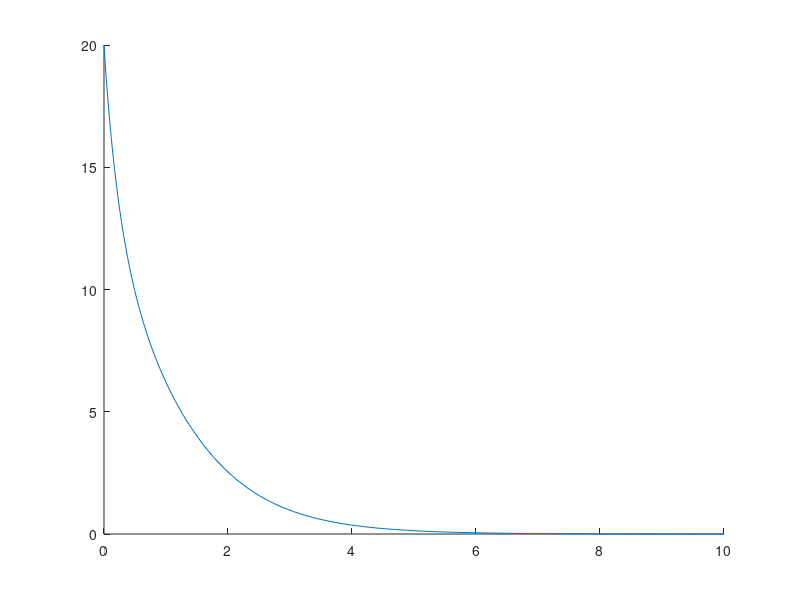

MATLAB code to generate this figure:
function [t, x, y, vx, vy] = problem_4()
%% Solves the equation of motions for a projectile with air drag

m=0.01; % the mass of the projectile in kg
g=9.8; % the acceleration due to gravity
c=0.1;
    function fvec = projectile_forces(x, y)
        % it is crucial to move from the ODE notation to the human notation 
        vx=y(1);
        vy=y(2);
        v=sqrt(vx^2+vy^2); % the speed value

        fvec(1) = -c*sqrt(vx^2 + vy^2)* vx;
        fvec(2) = - g -c*sqrt(vx^2 + vy^2) * vy;
        fvec=fvec.';
    end

tspan=[0, 10];


y0(1) = 20;
y0(2) = 0;%v0*cos(theta);


[t, ysol] = ode45(@projectile_forces, tspan, y0);

vx = ysol(:,1);
vy = ysol(:,2);
v  = sqrt(vx.^2 + vy.^2); 

hold on
plot(t, vx)
%plot(t, vy)

end